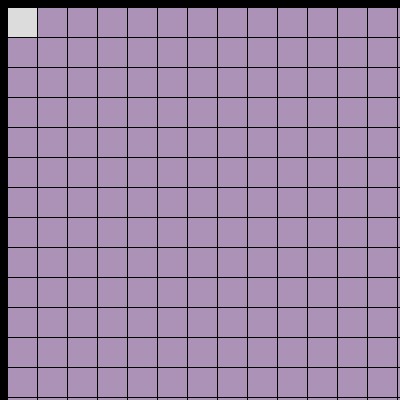
Frame 1 (no input)
Frame 60 (the mouse pressed at the canvas centre just before this capture): identical to frame 1, image omitted
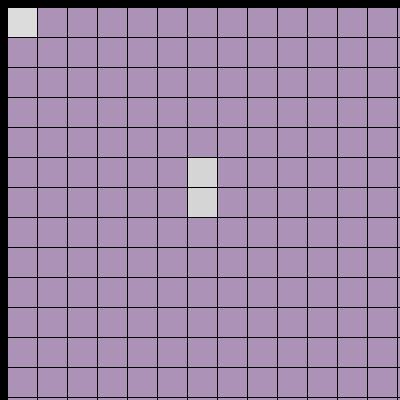
Frame 120 (the mouse held since frame 60 and released just before this capture)

The Processing sketch that drew these frames (run headless with seeded random() and noise(); from frame 60 on, the mouse is pressed at the canvas centre):

// Processing sketch: processing_3100
// ── processing_3100.pde

int rectWidth = 40; 
int rectHeight = 45; 
void setup() { 
  size(400,400); 
 
 
 
} 
 
void draw() { 
  background(0); 
  fill(220); 
  for (int y= 7; y<height; y += 30){ 
    for (int x= 7; x<width; x += 30){ 
 
 
      rect(x, y,rectWidth, rectHeight); 
 
      if (mouseX >= x && mouseX <= x+rectWidth &&  
        mouseY >= y && mouseY <= y+rectHeight) { 
        fill(213); 
        rect(x, y,rectWidth, rectHeight); 
      } 
      fill(173,146,183); 
    } 
  } 
 
} 
 
 
